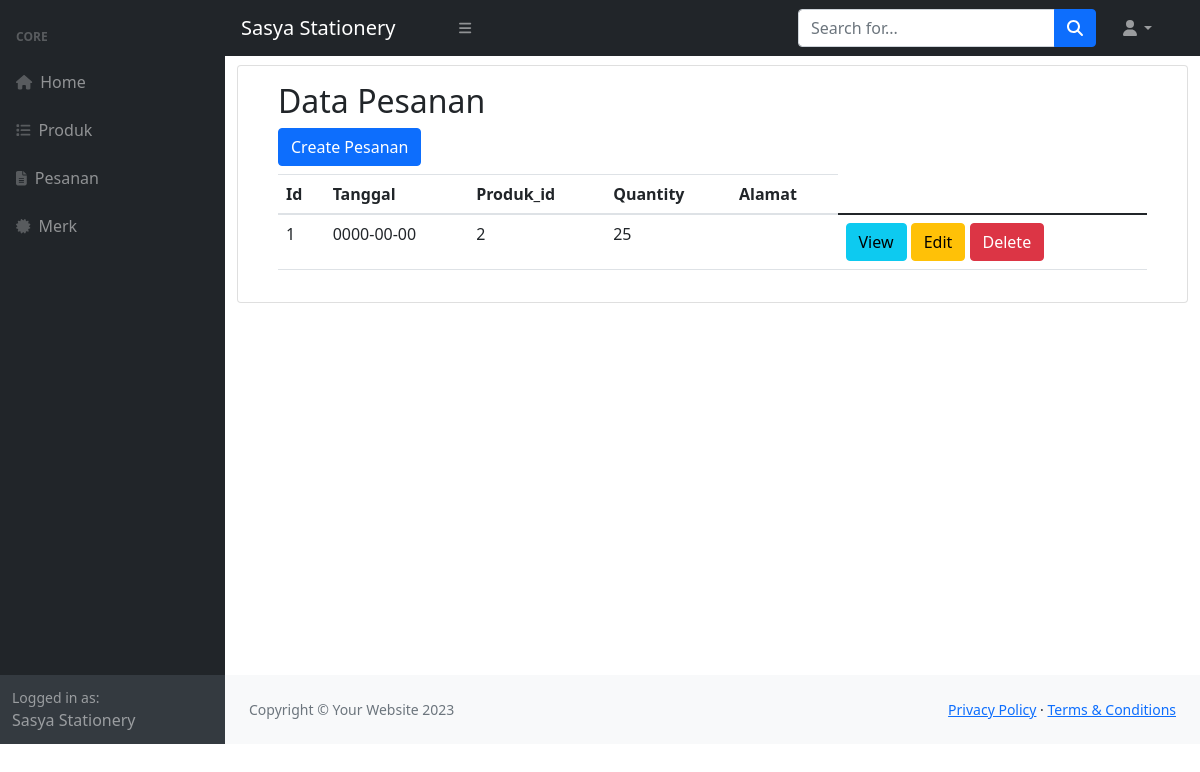
/admin/index_pesanan.php, run on the app's committed database.
### tables this page shows
CREATE TABLE `pesanan` (
  `id` int(11) NOT NULL,
  `tanggal` date NOT NULL,
  `produk_id` int(45) NOT NULL,
  `quantity` int(11) NOT NULL
);

### admin/index_pesanan.php (the view, shortened to what this page needs)
<?php
include_once 'db_alat_tulis.php';
include_once 'tamplates/header.php';
include_once 'tamplates/sidebar.php';
include_once 'tamplates/topbar.php';
?>
<?php
$sql = "SELECT * FROM pesanan";
$rs = $dbh->query($sql);
?>
<div class="content-wrapper">
    <section class="content-header">
        <div class="container-fluid">
            <div class="row mb-2">
                <div class="col-sm-6">
                </div>
            </div>
        </div>
    </section>
    <section class="content">
        <div class="container-fluid">
            <div class="row">
                <div class="col-12">
                    <div class="card">
                        <div class="card-body">
                            <main>
                                <section id="data_produk" class="data_produk">
                                    <div class="container" data-aos="fade-up">
                                        <div class="section-title">
                                            <h2>Data Pesanan</h2>
                                        </div>
                                        <div class="row content">
                                            <div class="col-lg-12">
                                                <a href="create_pesanan.php" class="btn btn-primary mb-2 ">Create Pesanan</a>
                                                <table class="table">
                                                    <thead>
                                                        <tr>
                                                            <th scope="col">Id</th>
                                                            <th scope="col">Tanggal</th>
                                                            <th scope="col">Produk_id</th>
                                                            <th scope="col">Quantity</th>
                                                            <th scope="col">Alamat</th>
                                                        </tr>
                                                    </thead>
                                                    <tbody>
                                                        <?php
                                                        foreach ($rs as $prod) {
                                                        ?>
                                                            <tr>
                                                                <td><?= $prod['id'] ?></td>
                                                                <td><?= $prod['tanggal'] ?></td>
                                                                <td><?= $prod['produk_id'] ?></td>
                                                                <td><?= $prod['quantity'] ?></td>
                                                                <td><?= $prod['alamat'] ?></td>
                                                                <td>
                                                                    <a href="view_pesanan.php?id=<?= $prod['id'] ?>" class="btn btn-info">View</a>
                                                                    <a href="edit_pesanan.php?id=<?= $prod['id'] ?>" class="btn btn-warning">Edit</a>
                                                                    <a class="btn btn-danger" href="delete_pesanan.php?id=<?= $prod['id']?>" onclick="if(!confirm('Anda Yakin Hapus Data Pesanan <?= $prod['id'] ?>?')) {return false}">Delete</a>
                                                                </td>
                                                            </tr>
                                                        <?php
                                                        }
                                                        ?>
                                                    </tbody>
                                                </table>
                                            </div>
                                        </div>
                                    </div>
                                </section>
                        </div>
                    </div>
                </div>
            </div>
        </div>
    </section>
</div>
<?php
require_once 'tamplates/footer.php';
?>

### data on the page
pesanan: id "1", tanggal "0000-00-00", produk "2", quantity "25"

### other printed values
$key "Home"
$key "Produk"
$key "Pesanan"
$key "Merk"
